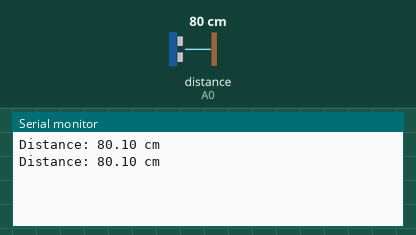
Simulated run of this sketch. Board: Arduino Uno, built with avr-gcc and run on an emulated ATmega328P. On the bench: the last lines printed to the serial monitor. Wiring (inferred from the names in the program): ultrasonic range finder: trigger A1; echo A0. The inputs (shaded band) are chosen by the test bench; at power-on: distance to the obstacle (sensor on A0) 80 cm. The echo pulse lasts 58.3 µs per cm.

Above: at 1.8 s.
1.9 s: distance to the obstacle (sensor on A0) set to 2 cm
At 2.9 s:
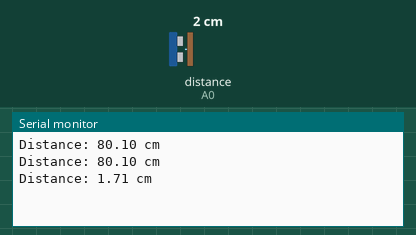
3.4 s: distance to the obstacle (sensor on A0) set to 4 cm
At 4.5 s:
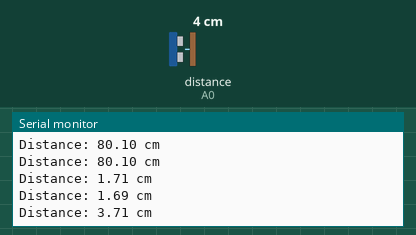
Timing chart, 0 to 6.4 s (numbered marks = the images above; inputs shaded):
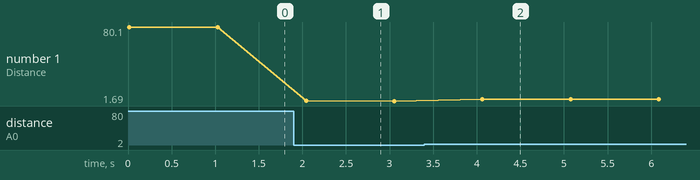

The sketch:

3a-Ultrasonic.ino
```cpp
// Pin definitions for the ultrasonic sensor
int pinTrigger = A1;
int pinEcho = A0;

float checkDistance()
{
  digitalWrite(pinTrigger, LOW);
  delayMicroseconds(2);
  digitalWrite(pinTrigger, HIGH);
  delayMicroseconds(10);
  digitalWrite(pinTrigger, LOW);
  float distance = pulseIn(pinEcho, HIGH) / 58.00;
  delay(10);
  return distance;
}

void setup()
{
  Serial.begin(9600);

  pinMode(pinTrigger, OUTPUT);
  pinMode(pinEcho, INPUT);
}

void loop()
{
  // Check for obstacles in front
  float distance = checkDistance();

    Serial.print("Distance: ");
    Serial.print(distance);
    Serial.println(" cm");

    // Delay for a second so *we* can read the output
    delay(1000);

}
```

Measured:
- after the input at 1.9 s, the serial monitor: prints a new line after 0.14 s (image 1)
- after the input at 3.4 s, the serial monitor: prints a new line after 0.66 s (image 2)
- plotted number 1: 80.1 → 1.69 after the input at 1.9 s, 1.69 → 3.71 after the input at 3.4 s
